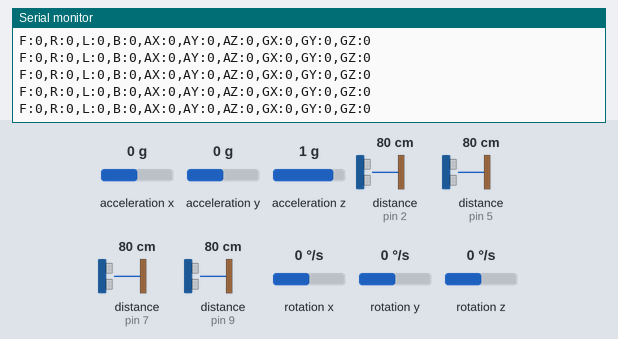
Bench run of a sketch on a simulated Arduino Uno, built with avr-gcc and run on an emulated ATmega328P. Parts: the last lines printed to the serial monitor. The inputs (shaded band) are chosen by the test bench; at power-on: acceleration x 0 g, acceleration y 0 g, acceleration z 1 g, rotation x 0 °/s, rotation y 0 °/s, rotation z 0 °/s, distance to the obstacle (sensors on pin 2, pin 5, pin 7, pin 9) 80 cm. The echo pulse lasts 58.3 µs per cm.

Above: at 1.2 s.
1.3 s: acceleration x set to -1.4 g
At 1.32 s:
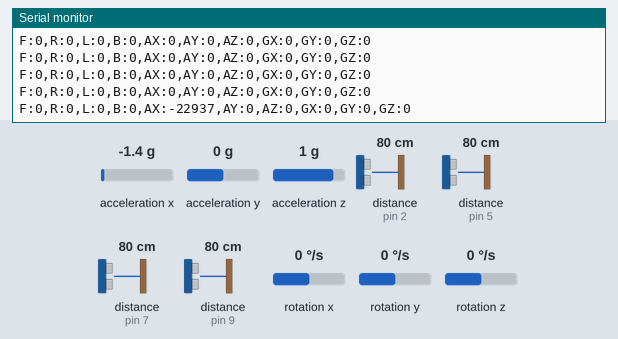
4.3 s: acceleration y set to -1.4 g
At 4.38 s:
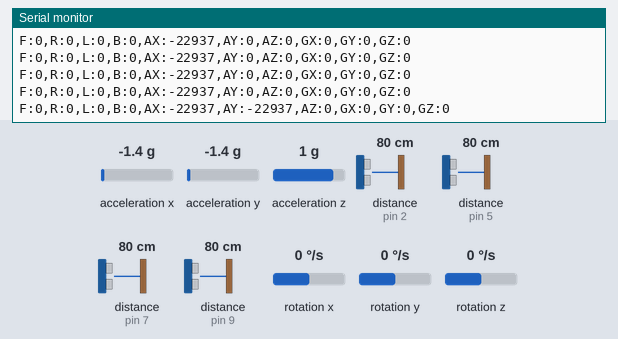
5.8 s: acceleration z set to -1.4 g
At 5.86 s:
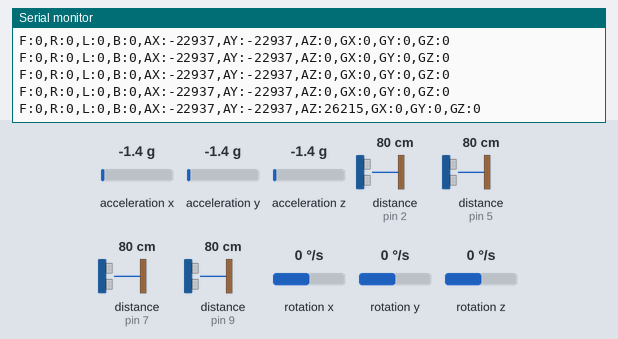
7.3 s: rotation x set to -192 °/s
At 7.34 s:
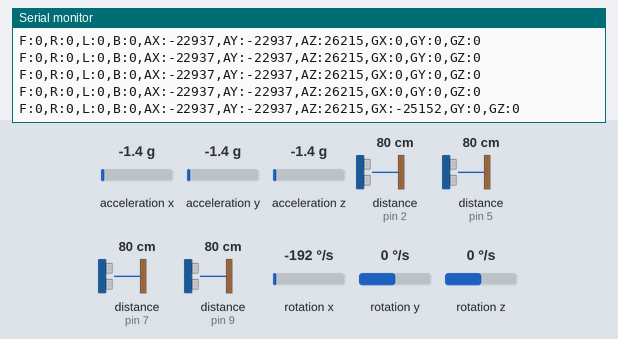
8.8 s: rotation y set to 100 °/s
At 8.94 s:
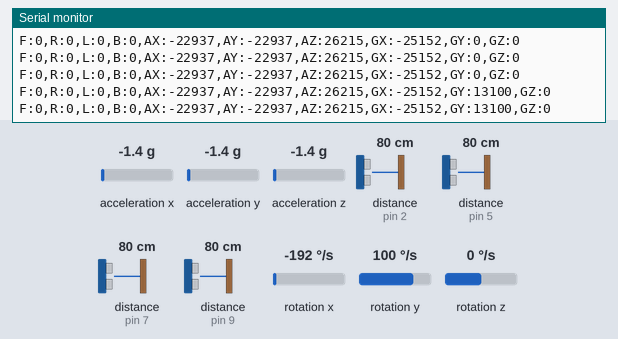
11.8 s: rotation z set to 100 °/s
At 12.01 s:
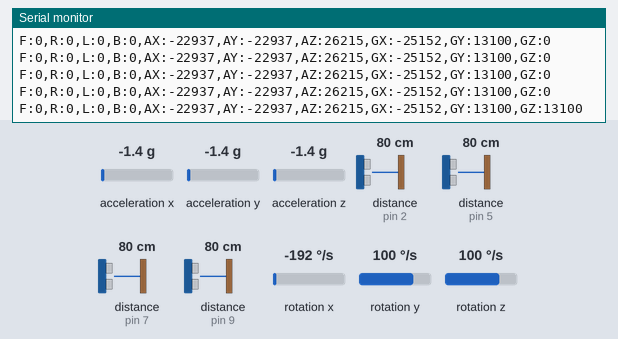

The sketch:

INPUT_NANO.ino
```cpp
#include <NewPing.h>
#include <Wire.h>
#include <MPU6050.h>

// Ultrasonic Sensor Pin Definitions
#define TRIG_PIN_FRONT  3
#define ECHO_PIN_FRONT  2
#define TRIG_PIN_RIGHT  4
#define ECHO_PIN_RIGHT  5
#define TRIG_PIN_LEFT   6
#define ECHO_PIN_LEFT   7
#define TRIG_PIN_BACK   8
#define ECHO_PIN_BACK   9

// Maximum distance to measure (in cm)
#define MAX_DISTANCE 2000000

// Create NewPing objects for each ultrasonic sensor
NewPing sonarFront(TRIG_PIN_FRONT, ECHO_PIN_FRONT, MAX_DISTANCE);
NewPing sonarRight(TRIG_PIN_RIGHT, ECHO_PIN_RIGHT, MAX_DISTANCE);
NewPing sonarLeft(TRIG_PIN_LEFT, ECHO_PIN_LEFT, MAX_DISTANCE);
NewPing sonarBack(TRIG_PIN_BACK, ECHO_PIN_BACK, MAX_DISTANCE);

// MPU6050 sensor object
MPU6050 mpu;

// Variables to store offsets for zeroing the MPU6050 values
int16_t ax_offset, ay_offset, az_offset;
int16_t gx_offset, gy_offset, gz_offset;

void setup() {
  // Initialize Serial communication for debugging
  Serial.begin(9600);

  // Initialize MPU6050
  Wire.begin();
  mpu.initialize();

  // Check if the MPU6050 is connected correctly
  if (!mpu.testConnection()) {
    Serial.println("MPU6050 connection failed");
    while (1); // Stay here forever if the MPU6050 is not connected
  }

  // Calibrate MPU6050 to zero initial values
  calibrateMPU6050();
}

void loop() {
  // Get distances from ultrasonic sensors
  unsigned int distanceFront = sonarFront.ping_cm();
  unsigned int distanceRight = sonarRight.ping_cm();
  unsigned int distanceLeft = sonarLeft.ping_cm();
  unsigned int distanceBack = sonarBack.ping_cm();

  // Get acceleration and gyroscope data from MPU6050
  int16_t ax, ay, az;
  int16_t gx, gy, gz;
  mpu.getMotion6(&ax, &ay, &az, &gx, &gy, &gz);

  // Apply offsets to zero the values
  ax -= ax_offset;
  ay -= ay_offset;
  az -= az_offset;
  gx -= gx_offset;
  gy -= gy_offset;
  gz -= gz_offset;

  // Send the sensor data to the Serial port in a formatted string
  Serial.print("F:"); Serial.print(distanceFront); // Front distance
  Serial.print(",R:"); Serial.print(distanceRight); // Right distance
  Serial.print(",L:"); Serial.print(distanceLeft); // Left distance
  Serial.print(",B:"); Serial.print(distanceBack); // Back distance
  Serial.print(",AX:"); Serial.print(ax); // Accelerometer X
  Serial.print(",AY:"); Serial.print(ay); // Accelerometer Y
  Serial.print(",AZ:"); Serial.print(az); // Accelerometer Z
  Serial.print(",GX:"); Serial.print(gx); // Gyroscope X
  Serial.print(",GY:"); Serial.print(gy); // Gyroscope Y
  Serial.print(",GZ:"); Serial.println(gz); // Gyroscope Z

  delay(100); // Delay before next loop iteration
}

// Function to calibrate the MPU6050 by reading the initial offsets
void calibrateMPU6050() {
  int16_t ax, ay, az, gx, gy, gz;

  // Read the MPU6050 initial values
  mpu.getMotion6(&ax, &ay, &az, &gx, &gy, &gz);

  // Store the offsets
  ax_offset = ax;
  ay_offset = ay;
  az_offset = az;
  gx_offset = gx;
  gy_offset = gy;
  gz_offset = gz;

  Serial.println("MPU6050 calibrated. Offsets set to zero the initial values.");
}
```

Measured:
- after the input at 1.3 s, the serial monitor: prints a new line at once (image 1)
- after the input at 4.3 s, the serial monitor: prints a new line after 0.08 s (image 2)
- after the input at 5.8 s, the serial monitor: prints a new line after 0.06 s (image 3)
- after the input at 7.3 s, the serial monitor: prints a new line at once (image 4)
- after the input at 8.8 s, the serial monitor: prints a new line at once (image 5)
- after the input at 11.8 s, the serial monitor: prints a new line after 0.10 s (image 6)
